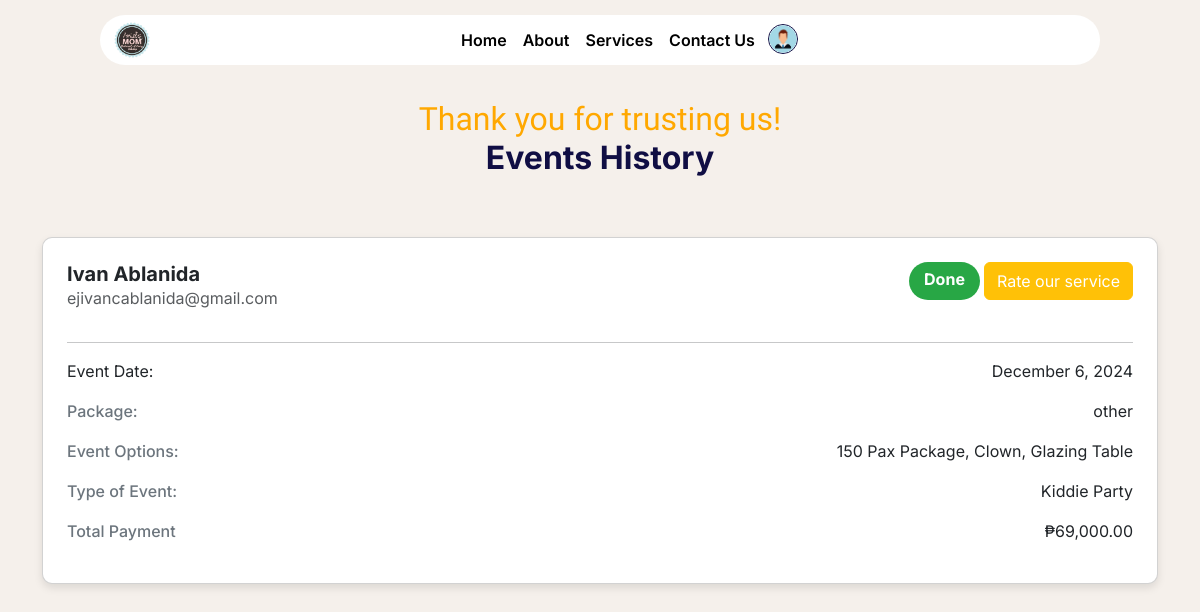
The page /features/users/web/user-dashboard.php (signed in) on the database as committed earlier.
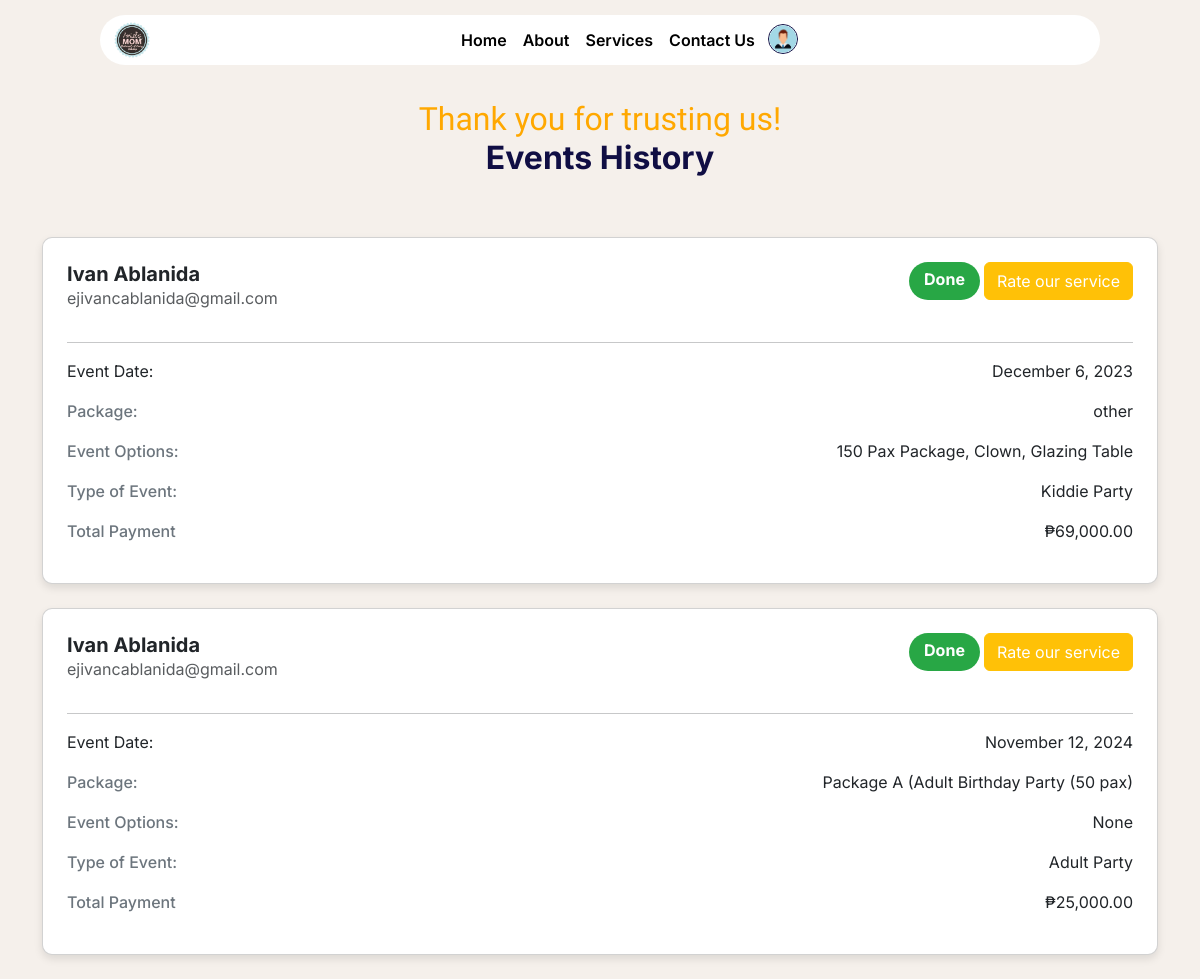
The same page on the database as committed later.
### tables this page shows
CREATE TABLE `booking` (
  `id` int(11) NOT NULL,
  `status` enum('Pending','Waiting','On-going','Finished','Cancel') NOT NULL,
  `full_name` varchar(255) NOT NULL,
  `celebrants_name` varchar(255) DEFAULT NULL,
  `email` varchar(255) NOT NULL,
  `phone_number` varchar(15) DEFAULT NULL,
  `events_date` varchar(255) DEFAULT NULL,
  `guest_count` int(11) DEFAULT NULL,
  `event_duration` int(11) DEFAULT NULL,
  `event_starttime` int(11) DEFAULT NULL,
  `event_endtime` int(11) DEFAULT NULL,
  `event_type` varchar(255) DEFAULT NULL,
  `event_package` varchar(255) DEFAULT NULL,
  `event_options` text DEFAULT NULL,
  `cost` decimal(10,2) DEFAULT 0.00,
  `cancel_reason` text DEFAULT NULL,
  `payment_image` varchar(255) DEFAULT NULL,
  `reference_no` varchar(100) DEFAULT NULL,
  `payment_amount` decimal(10,2) NOT NULL,
  `status_paid` tinyint(1) DEFAULT 0
);

### features/users/web/user-dashboard.php (the view, shortened to what this page needs)
<?php
    require '../../../db.php';
    $email = $_SESSION['email'];
    $sql = "SELECT * FROM booking WHERE email = ? AND status = 'Finished'";
    $stmt = $conn->prepare($sql);
    $stmt->bind_param("s", $email);
    $stmt->execute();
    $result = $stmt->get_result();
    $bookings = [];
    while ($row = $result->fetch_assoc()) {
        $bookings[] = $row;
    }
?>
<!DOCTYPE html>
<html lang="en">
<head>
    <link href="https://cdn.jsdelivr.net/npm/bootstrap@5.3.3/dist/css/bootstrap.min.css" rel="stylesheet">
    <link rel="stylesheet" href="../css/appointment.css">
    <link href="https://cdn.jsdelivr.net/npm/fullcalendar@6.1.8/index.global.min.css" rel="stylesheet">
    <link rel="stylesheet" href="https://cdnjs.cloudflare.com/ajax/libs/font-awesome/6.0.0-beta3/css/all.min.css">
</head>
<body>
    <div class="navbar-container">
        <div class="col-10 col-md-10">
        <nav class="navbar navbar-expand-lg navbar-light">
            <div class="container">
                <a class="navbar-brand d-none d-lg-block" href="#">
                    <img src="../../../assets/logo.png" alt="Logo" width="30" height="30">
                </a>
                <div class="collapse navbar-collapse justify-content-center" id="navbarNav">
                    <ul class="navbar-nav">
                        <li class="nav-item">
                            <a class="nav-link" href="#">Home</a>
                        </li>
                        <li class="nav-item">
                            <a class="nav-link" href="#about">About</a>
                        </li>
                        <li class="nav-item">
                            <a class="nav-link" href="#services">Services</a>
                        </li>
                        <li class="nav-item">
                            <a class="nav-link" href="#contact-us">Contact Us</a>
                        </li>
                        <?php if ($email): ?>
                            <div class="dropdown second-dropdown">
                                <button class="btn" type="button" id="dropdownMenuButton2"
                                        data-bs-toggle="dropdown" aria-expanded="false" style="padding: 0; margin-top: 2px;">
                                    <img src="../../../assets/profile/user.png" alt="Profile Image" class="profile" style="width: 30px; height: 30px; margin-left: 5px; margin-right: 5px;">
                                </button>
                            </div>
                        <?php else: ?>
                            <a href="features/users/web/login.php" class="sign-in">Sign In</a>
                        <?php endif; ?>
                    </ul>
                </div>
            </div>
        </nav>
    </div>
    </div>
    <section class="body">
    <p class="calendar-title text-center mb-0">Thank you for trusting us!</p>
    <h3 class="text-center calendar-h3">Events History</h3>
    <div class="container">
    <?php if (!empty($bookings)): ?>
        <?php foreach ($bookings as $booking): ?>
            <div class="card p-4 mb-4">
                <div class="d-flex align-items-start mb-3 justify-content-between">
                    <div>
                        <h5 class="card-title mb-0"><?php echo htmlspecialchars($booking['full_name']); ?></h5>
                        <p class="card-text text-muted"><?php echo htmlspecialchars($booking['email']); ?></p>
                    </div>
                    <div class="d-flex gap-1 justtify-content-end" style="margin-left: auto;">
                        <span class="status-badge <?php echo $booking['status'] === 'Finished' ? 'success' : ''; ?>">
                            <?php echo $booking['status'] === 'Finished' ? 'Done' : htmlspecialchars($booking['status']); ?>
                        </span>
                        <button class="btn btn-warning text-white" data-bs-toggle="modal" data-bs-target="#ratingModal">
                            Rate our service
                        </button>
                    </div>
                </div>
                <hr>
                <div class="card-body p-0">
                    <div class="d-flex justify-content-between">
                        <p class="mb-1">Event Date:</p>
                        <p><?php echo (new DateTime($booking['events_date']))->format('F j, Y'); ?></p>
                    </div>
                    <div class="d-flex justify-content-between">
                        <p class="mb-1"><span class="info-label">Package:</span></p>
                        <p><?php echo htmlspecialchars($booking['event_package']); ?></p>
                    </div>
                    <div class="d-flex justify-content-between">
                        <p class="mb-1"><span class="info-label">Event Options:</span></p>
                        <p><?php echo htmlspecialchars($booking['event_options']); ?></p>
                    </div>
                    <div class="d-flex justify-content-between">
                        <p class="mb-1"><span class="info-label">Type of Event:</span></p>
                        <p><?php echo htmlspecialchars($booking['event_type']); ?></p>
                    </div>
                    <div class="d-flex justify-content-between">
                        <p class="mb-1"><span class="info-label">Total Payment</span></p>
                        <p>₱<?php echo number_format(htmlspecialchars($booking['cost']), 2); ?></p>
                    </div>
                </div>
            </div>
        <?php endforeach; ?>
    <?php else: ?>
    <?php endif; ?>
</div>
</section>
</html>

### features/users/css/appointment.css (style rules this page uses)
* { font-family: "Inter", sans-serif; font-optical-sizing: auto; font-style: normal; }
:root { --button-color: #FFA800; --background-color: #F5F0EB; --blue-color: #100E44; }
body { background-color: var(--background-color); }
.navbar-brand img { width: 80px; height: 50px; }
.navbar-container { width: 100%; height: auto; padding: 15px 0 10px 0; display: flex; justify-content: center; margin: auto; }
.navbar { background-color: #fff; border-radius: 50px; margin: auto; padding: 0; border: none; }
.navbar .profile { width: 50px; height: 50px; border-radius: 50%; border: 1px solid var(--blue-color); }
.navbar a { color: #000; font-weight: 14px; line-height: 20px; font-weight: 600; }
.navbar-brand img { width: 40px !important; height: 40px !important; padding: 0; }
.dropdown button { border: none !important; background-color: transparent !important; }
.calendar-title { font-family: "Italianno", cursive; font-weight: 400; font-size: 32px; color: var(--button-color); margin-top: 2%; text-align: center; line-height: 40px; }
.calendar-h3 { font-family: "Inter", sans-serif; font-weight: 700; font-size: 32px; margin-bottom: 5%; color: #100E44; line-height: 38px; }
.card { width: 100%; border-radius: 10px; box-shadow: 0 4px 8px rgba(0, 0, 0, 0.1); }
.card-title { font-weight: bold; }
.status-badge { background-color: #FFD966; color: #000; font-weight: bold; border-radius: 20px; padding: 5px 15px; }
.status-badge.success { background-color: #28a745 !important; color: #fff; }
.card-text { margin: 0; }
.info-label { color: #6c757d; font-weight: 500; }

Rows that differ between the two databases and show on the page:
changed booking "other": events_date "December 6, 2024" → "December 6, 2023"
now on this page (row edited): booking: full_name "Ivan Ablanida", email "ejivancablanida@gmail.com", status "Done", events_date "November 12, 2024", event_package "Package A (Adult Birthday Party (50 pax)", event_options "None", event_type "Adult Party", cost "25,000.00"
